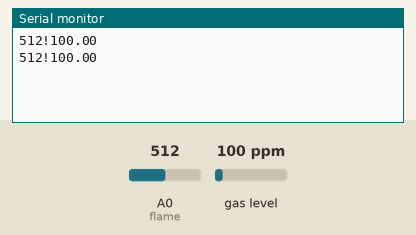
Recording of a sketch running on a simulated Arduino Uno, built with avr-gcc and run on an emulated ATmega328P. Parts: the last lines printed to the serial monitor. The inputs (shaded band) are chosen by the test bench; at power-on: gas level 100 ppm, A0 (flame) = 512.

Above: at 1.7 s.
1.8 s: gas level set to 20 ppm
At 3.1 s:
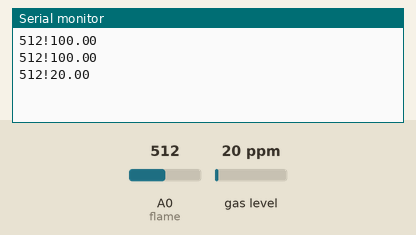
3.3 s: A0 (flame) set to 716
At 4.1 s:
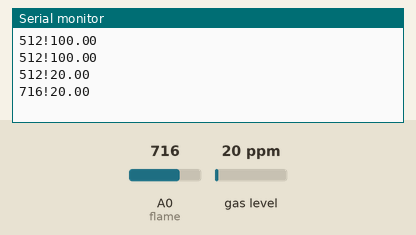
4.8 s: gas level set to 250 ppm
At 6.1 s:
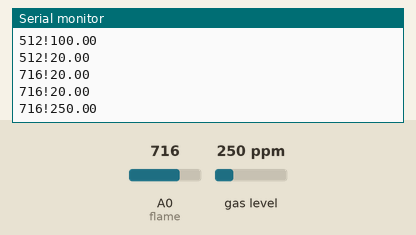
6.3 s: A0 (flame) set to 900
At 7.3 s:
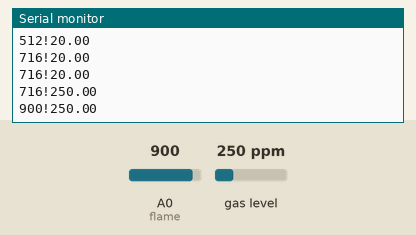
Timing chart, 0 to 8.8 s (numbered marks = the images above; inputs shaded):
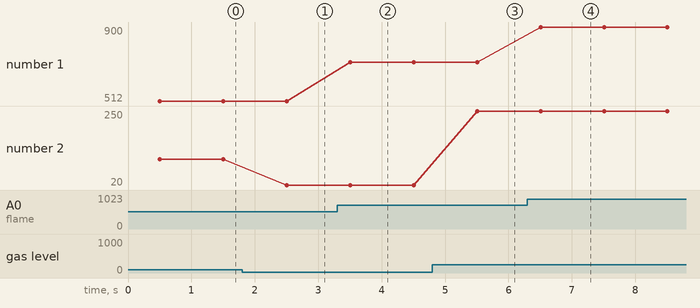

The sketch:

firebot_arduino.ino
```cpp
#include <MQ2.h>
#define flame A0
#define mq2Pin A1

// D4 = 7, D5 = 8

int rx = 7; int tx = 8;

float asap;
int api;

MQ2 mq2(mq2Pin);
String send_data;

void setup() {
  Serial.begin(115200);
  mq2.begin();
  pinMode(mq2Pin, INPUT);
  pinMode(flame, INPUT);
}

void loop() {
  kirim_data();
  delay(1000);
}

void kirim_data() {
  api = analogRead(flame);
  asap = mq2.readSmoke();
  // variable data yang akan di kirim ke nodeMCU
  send_data = String(api) + "!" + String(asap);
  Serial.println(send_data);
}
```

Measured:
- after the input at 1.8 s, the serial monitor: prints a new line after 0.70 s (image 1)
- after the input at 3.3 s, the serial monitor: prints a new line after 0.20 s (image 2)
- after the input at 4.8 s, the serial monitor: prints a new line after 0.71 s (image 3)
- after the input at 6.3 s, the serial monitor: prints a new line after 0.21 s (image 4)
- plotted number 1: 512 → 716 after the input at 3.3 s, 716 → 900 after the input at 6.3 s
- plotted number 2: 100 → 20 after the input at 1.8 s, 20 → 250 after the input at 4.8 s
